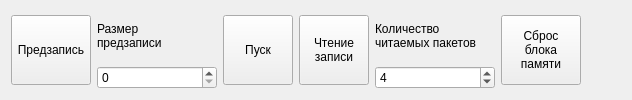
      <widget class="QWidget" name="tab_2">
       <attribute name="title">
        <string>Работа</string>
       </attribute>
       <layout class="QHBoxLayout" name="horizontalLayout_11">
        <item>
         <widget class="QPushButton" name="btn_start_reg_8">
          <property name="sizePolicy">
           <sizepolicy hsizetype="Fixed" vsizetype="Fixed">
            <horstretch>0</horstretch>
            <verstretch>0</verstretch>
           </sizepolicy>
          </property>
          <property name="minimumSize">
           <size>
            <width>80</width>
            <height>70</height>
           </size>
          </property>
          <property name="maximumSize">
           <size>
            <width>70</width>
            <height>70</height>
           </size>
          </property>
          <property name="text">
           <string>Предзапись</string>
          </property>
         </widget>
        </item>
        <item>
         <layout class="QVBoxLayout" name="verticalLayout_4">
          <item>
           <widget class="QLabel" name="label_7">
            <property name="text">
             <string>Размер
предзаписи</string>
            </property>
           </widget>
          </item>
          <item>
           <widget class="QSpinBox" name="spinBox_4">
            <property name="minimumSize">
             <size>
              <width>120</width>
              <height>0</height>
             </size>
            </property>
            <property name="minimum">
             <number>0</number>
            </property>
            <property name="maximum">
             <number>65000</number>
            </property>
            <property name="value">
             <number>0</number>
            </property>
           </widget>
          </item>
         </layout>
        </item>
        <item>
         <widget class="QPushButton" name="btn_start_reg">
          <property name="sizePolicy">
           <sizepolicy hsizetype="Fixed" vsizetype="Fixed">
            <horstretch>0</horstretch>
            <verstretch>0</verstretch>
           </sizepolicy>
          </property>
          <property name="minimumSize">
           <size>
            <width>70</width>
            <height>70</height>
           </size>
          </property>
          <property name="maximumSize">
           <size>
            <width>70</width>
            <height>70</height>
           </size>
          </property>
          <property name="text">
           <string>Пуск</string>
          </property>
         </widget>
        </item>
        <item>
         <widget class="QPushButton" name="btn_start_reg_5">
          <property name="sizePolicy">
           <sizepolicy hsizetype="Fixed" vsizetype="Fixed">
            <horstretch>0</horstretch>
            <verstretch>0</verstretch>
           </sizepolicy>
          </property>
          <property name="minimumSize">
           <size>
            <width>70</width>
            <height>70</height>
           </size>
          </property>
          <property name="maximumSize">
           <size>
            <width>70</width>
            <height>70</height>
           </size>
          </property>
          <property name="text">
           <string>Чтение
записи</string>
          </property>
         </widget>
        </item>
        <item>
         <layout class="QVBoxLayout" name="verticalLayout_2">
          <item>
           <widget class="QLabel" name="label_6">
            <property name="text">
             <string>Количество
читаемых пакетов</string>
            </property>
           </widget>
          </item>
          <item>
           <widget class="QSpinBox" name="spinBox_3">
            <property name="minimumSize">
             <size>
              <width>120</width>
              <height>0</height>
             </size>
            </property>
            <property name="minimum">
             <number>1</number>
            </property>
            <property name="maximum">
             <number>8192</number>
            </property>
            <property name="value">
             <number>4</number>
            </property>
           </widget>
          </item>
         </layout>
        </item>
        <item>
         <widget class="QPushButton" name="pushButton_5">
          <property name="sizePolicy">
           <sizepolicy hsizetype="Fixed" vsizetype="Fixed">
            <horstretch>0</horstretch>
            <verstretch>0</verstretch>
           </sizepolicy>
          </property>
          <property name="minimumSize">
           <size>
            <width>70</width>
            <height>70</height>
           </size>
          </property>
          <property name="text">
           <string>Сброс
блока
памяти</string>
          </property>
         </widget>
        </item>
        <item>
         <spacer name="horizontalSpacer_6">
          <property name="orientation">
           <enum>Qt::Horizontal</enum>
          </property>
          <property name="sizeHint" stdset="0">
           <size>
            <width>40</width>
            <height>20</height>
           </size>
          </property>
         </spacer>
        </item>
       </layout>
      </widget>
